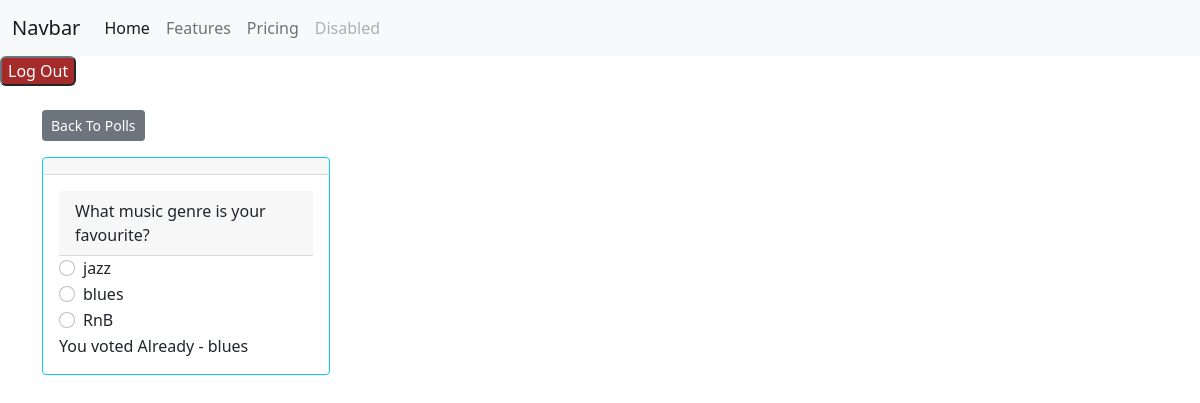
The app's page /polls/4/ (signed in) with its own data.
### polls/models.py (models this page shows, shortened)
class Question(models.Model):
    question_text = models.CharField(max_length=200)
    pub_date = models.DateTimeField("date published")
    posted_by = models.ForeignKey(User, on_delete=models.SET_NULL, null=True, blank=True)
    timestamp = models.DateTimeField(default=timezone.now)

class Choice(models.Model):
    question = models.ForeignKey(Question, on_delete=models.CASCADE)
    choice_text = models.CharField(max_length=200)
    votes = models.IntegerField(default=0)
    voter = models.ForeignKey(User, on_delete=models.SET_NULL, related_name="votes", null=True, blank=True)
    timestamp = models.DateTimeField(default=timezone.now)
    def __str__(self):
        return self.choice_text

class Vote(models.Model):
    choice = models.ForeignKey(Choice,on_delete=models.CASCADE)
    voter = models.ForeignKey(User,on_delete=models.CASCADE)

### polls/views.py (the view)
# urls.py: path("<int:pk>/", views.DetailView.as_view(), name="detail"),
class DetailView(LoginRequiredMixin,generic.DetailView):
    login_url = "users:login"
    redirect_field_name = "redirect_to"
    model = Question
    template_name = "polls/detail.html"
    def get_context_data(self, **kwargs):
        context = super().get_context_data(**kwargs)
        context['voted'] = Vote.objects.filter(choice__question=self.object,  voter=self.request.user).first()
        return context
    def get_queryset(self):
        return Question.objects.filter(pub_date__lte=timezone.now())

### polls/templates/polls/detail.html (shortened to what this page needs)
{% extends 'base.html' %}
    {% block content %}
    <a class="btn btn-secondary btn-sm mb-3 mt-4" href="{% url 'polls:index' %}">Back To Polls</a>
    <div class="card border-info mb-3" style="max-width: 18rem;">
        <div class="card-header">{{ question.question }}</div>
        <div class="card-body">
            <form action="{% url 'polls:vote' question.id %}" method="post">
                <div class="card-header">{{ question.question_text }}</div>
                {% for choice in question.choice_set.all %}
                <div class="form-check">
                    <input type="radio" name="choice" class="form-check-input" id="choice{{ forloop.counter }}"
                        value="{{ choice.id }}" />
                    <label for="choice{{ forloop.counter }}">{{ choice.choice_text }}</label>
                </div>
                {% endfor %}
                {%if voted %}
                You voted Already -  {{voted.choice}}
                {%else%}
               <input type="submit" value="Vote" class="btn btn-success btn-lg btn-block mt-4" />
               <a class="btn btn-secondary btn-block btn-lg mt-4" href="{% url 'polls:index' %}">Back To Polls</a>
                {%endif%}
            </form>
        </div>
{% endblock %}

### records on screen
Question: question_text "What music genre is your favourite?"
Choice: choice_text "jazz"
Choice: choice_text "blues"
Choice: choice_text "RnB"
Vote: choice "blues"
